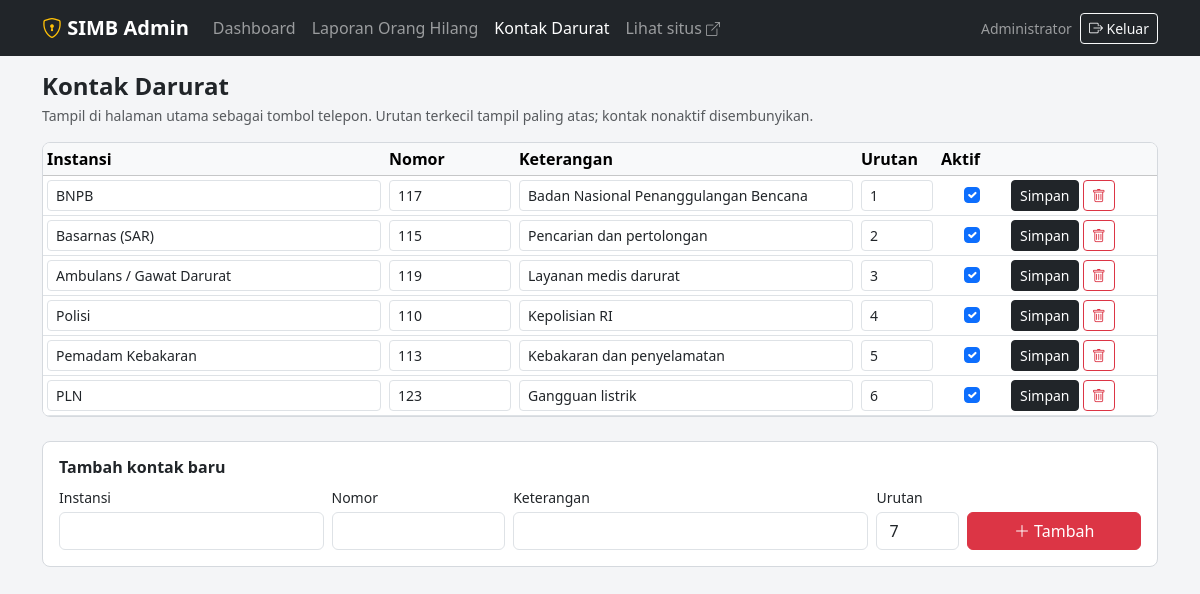
The app's page /admin/kontak.php (signed in) with its own data.
### tables this page shows
CREATE TABLE kontak_darurat (
  id         INT AUTO_INCREMENT PRIMARY KEY,
  instansi   VARCHAR(100) NOT NULL,
  nomor      VARCHAR(20)  NOT NULL,
  keterangan VARCHAR(150) NULL,
  urutan     TINYINT NOT NULL DEFAULT 0,
  aktif      TINYINT(1) NOT NULL DEFAULT 1
);

### includes/fungsi.php (called while the page is built, shortened)
<?php
function e($s): string
{
    return htmlspecialchars((string) $s, ENT_QUOTES | ENT_SUBSTITUTE, 'UTF-8');
}

### admin/kontak.php (the view, shortened to what this page needs)
<?php
require_once __DIR__ . '/../config/koneksi.php';
require_once __DIR__ . '/../includes/admin.php';
$daftar = $koneksi->query("SELECT * FROM kontak_darurat ORDER BY urutan, id")->fetch_all(MYSQLI_ASSOC);
admin_atas('Kontak Darurat', 'kontak');
?>
<h1 class="h4 fw-bold mb-1">Kontak Darurat</h1>
<p class="text-muted small">Tampil di halaman utama sebagai tombol telepon. Urutan terkecil tampil paling atas; kontak nonaktif disembunyikan.</p>
<div class="kartu table-responsive mb-4">
  <table class="table table-sm align-middle mb-0">
    <thead class="table-light"><tr><th>Instansi</th><th style="width:130px">Nomor</th><th>Keterangan</th><th style="width:80px">Urutan</th><th style="width:70px">Aktif</th><th style="width:150px"></th></tr></thead>
    <tbody>
    <?php foreach ($daftar as $k): $f = 'f' . (int) $k['id']; ?>
      <tr>
        <td><input form="<?= $f ?>" class="form-control form-control-sm" name="instansi" value="<?= e($k['instansi']) ?>" maxlength="100" required></td>
        <td><input form="<?= $f ?>" class="form-control form-control-sm" name="nomor" value="<?= e($k['nomor']) ?>" maxlength="20" required></td>
        <td><input form="<?= $f ?>" class="form-control form-control-sm" name="keterangan" value="<?= e($k['keterangan']) ?>" maxlength="150"></td>
        <td><input form="<?= $f ?>" class="form-control form-control-sm" type="number" name="urutan" value="<?= (int) $k['urutan'] ?>" min="0" max="127"></td>
        <td class="text-center"><input form="<?= $f ?>" class="form-check-input" type="checkbox" name="aktif" value="1" <?= $k['aktif'] ? 'checked' : '' ?> aria-label="Aktif"></td>
        <td class="text-nowrap">
          <button form="<?= $f ?>" class="btn btn-sm btn-dark" type="submit">Simpan</button>
          <button form="h<?= (int) $k['id'] ?>" class="btn btn-sm btn-outline-danger" type="submit"
                  onclick="return confirm('Hapus kontak ini?');"><i class="bi bi-trash"></i></button>
        </td>
      </tr>
    <?php endforeach; ?>
    </tbody>
  </table>
</div>
<section class="kartu p-3">
  <h2 class="h6 fw-bold">Tambah kontak baru</h2>
  <form method="post" class="row g-2 align-items-end">
    <div class="col-md-3"><label class="form-label small mb-1" for="n_instansi">Instansi</label>
      <input class="form-control" id="n_instansi" name="instansi" maxlength="100" required></div>
    <div class="col-md-2"><label class="form-label small mb-1" for="n_nomor">Nomor</label>
      <input class="form-control" id="n_nomor" name="nomor" maxlength="20" required></div>
    <div class="col-md-4"><label class="form-label small mb-1" for="n_ket">Keterangan</label>
      <input class="form-control" id="n_ket" name="keterangan" maxlength="150"></div>
    <div class="col-6 col-md-1"><label class="form-label small mb-1" for="n_urut">Urutan</label>
      <input class="form-control" id="n_urut" type="number" name="urutan" value="<?= count($daftar) + 1 ?>" min="0" max="127"></div>
    <div class="col-6 col-md-2 d-grid"><input type="hidden" name="aktif" value="1"><button class="btn btn-danger" type="submit"><i class="bi bi-plus-lg"></i> Tambah</button></div>
  </form>
</section>
<?php admin_bawah(); ?>

### includes/admin.php (shortened to what this page needs)
<?php
require_once __DIR__ . '/fungsi.php';
function admin_atas(string $judul, string $aktif = ''): void
{
    $item = [
        'dashboard' => ['index.php',   'Dashboard'],
        'laporan'   => ['laporan.php', 'Laporan Orang Hilang'],
        'kontak'    => ['kontak.php',  'Kontak Darurat'],
    ];
    ?>
<!DOCTYPE html>
<html lang="id">
<head>
  <link href="https://cdn.jsdelivr.net/npm/bootstrap@5.3.3/dist/css/bootstrap.min.css" rel="stylesheet">
  <link href="https://cdn.jsdelivr.net/npm/bootstrap-icons@1.11.3/font/bootstrap-icons.min.css" rel="stylesheet">
  <link href="../assets/css/style.css" rel="stylesheet">
</head>
<body>
<nav class="navbar navbar-expand-lg navbar-dark bg-dark sticky-top">
  <div class="container-xl">
    <a class="navbar-brand fw-bold" href="index.php"><i class="bi bi-shield-lock text-warning"></i> SIMB Admin</a>
    <div class="collapse navbar-collapse" id="menuAdmin">
      <ul class="navbar-nav me-auto">
        <?php foreach ($item as $k => [$url, $teks]): ?>
          <li class="nav-item">
            <a class="nav-link <?= $aktif === $k ? 'active' : '' ?>" href="<?= $url ?>">
              <?= e($teks) ?>
            </a>
          </li>
        <?php endforeach; ?>
        <li class="nav-item"><a class="nav-link" href="../index.php" target="_blank" rel="noopener">Lihat situs <i class="bi bi-box-arrow-up-right small"></i></a></li>
      </ul>
      <form method="post" action="logout.php" class="d-flex align-items-center gap-2">
        <span class="navbar-text small"><?= e($_SESSION['admin_nama'] ?? '') ?></span>
        <button class="btn btn-outline-light btn-sm" type="submit"><i class="bi bi-box-arrow-right"></i> Keluar</button>
      </form>
    </div>
  </div>
</nav>
<main class="container-xl py-3">
<?php
}
function admin_bawah(): void
{
    ?>
</main>
</body>
</html>
<?php
}

### assets/css/style.css (style rules this page uses)
:root { --simb-bahaya: #c62828; --simb-waspada: #f9a825; --simb-info: #455a64; }
body { font-family: system-ui, -apple-system, "Segoe UI", Roboto, Arial, sans-serif; background: #f4f5f7; }
.kartu { background: #fff; border: 1px solid #d5d9de; border-radius: .5rem; }

### records on screen
kontak_darurat: instansi "BNPB", nomor "117", keterangan "Badan Nasional Penanggulangan Bencana", urutan "1", aktif "☑"
kontak_darurat: instansi "Basarnas (SAR)", nomor "115", keterangan "Pencarian dan pertolongan", urutan "2", aktif "☑"
kontak_darurat: instansi "Ambulans / Gawat Darurat", nomor "119", keterangan "Layanan medis darurat", urutan "3", aktif "☑"
kontak_darurat: instansi "Polisi", nomor "110", keterangan "Kepolisian RI", urutan "4", aktif "☑"
kontak_darurat: instansi "Pemadam Kebakaran", nomor "113", keterangan "Kebakaran dan penyelamatan", urutan "5", aktif "☑"
kontak_darurat: instansi "PLN", nomor "123", keterangan "Gangguan listrik", urutan "6", aktif "☑"

### other values on screen
$teks "Dashboard"
$teks "Laporan Orang Hilang"
$teks "Kontak Darurat"
$_SESSION['admin_nama'] "Administrator"
